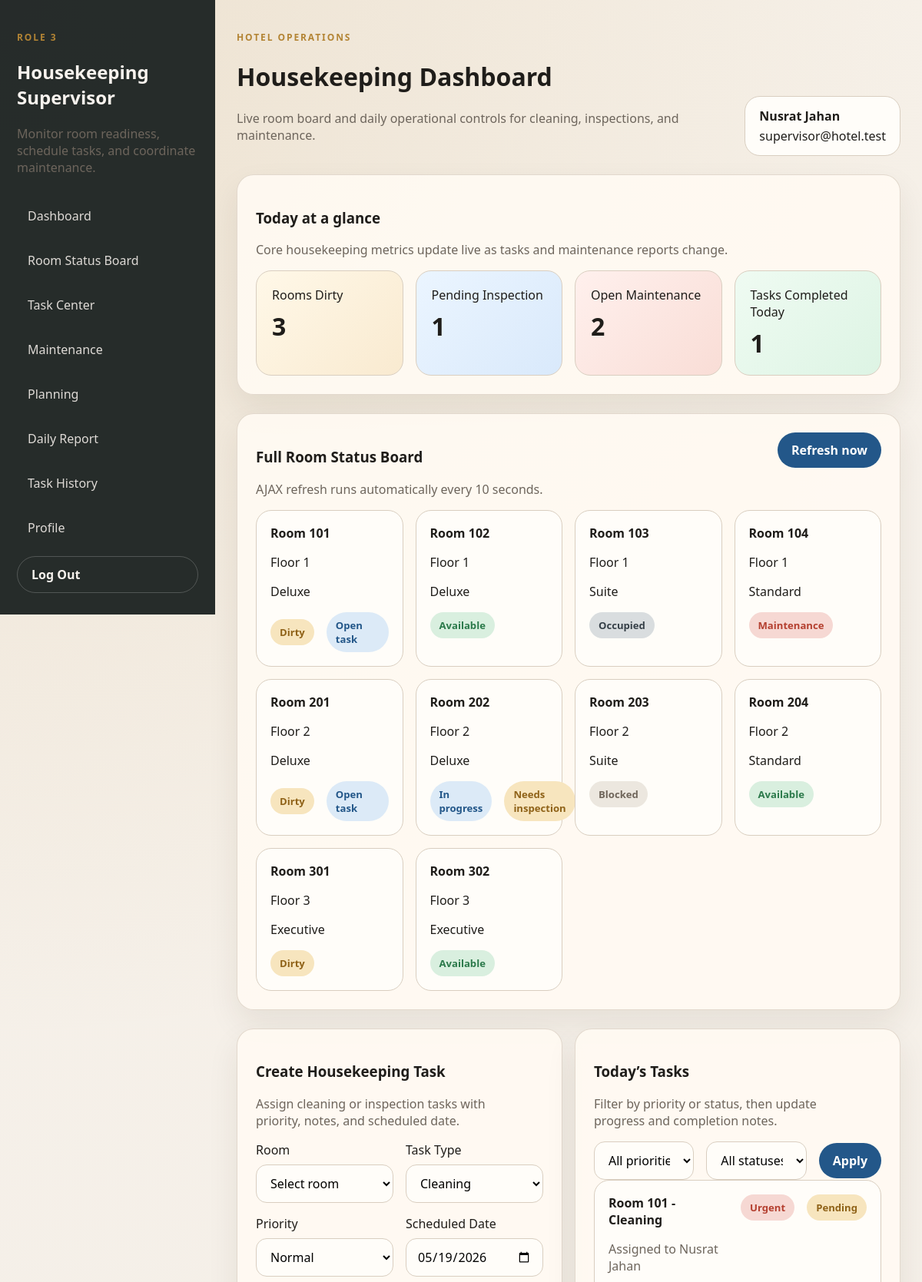
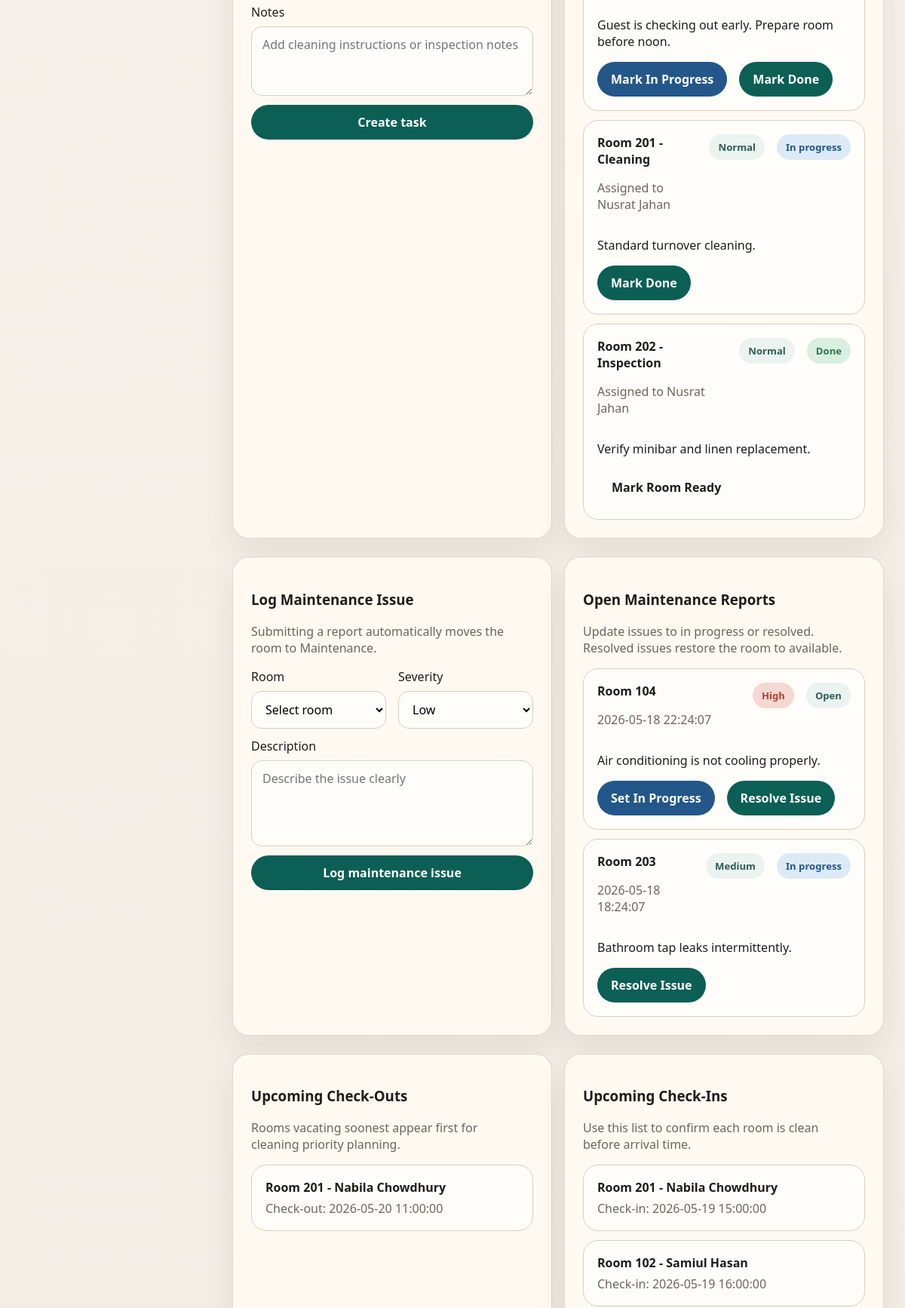
/dashboard.php (signed in, upper part), run on the app's committed database (2 pictures, top to bottom).
### tables this page shows
CREATE TABLE rooms (
    id INT UNSIGNED AUTO_INCREMENT PRIMARY KEY,
    room_type_id INT UNSIGNED NOT NULL,
    room_number VARCHAR(10) NOT NULL UNIQUE,
    floor INT NOT NULL,
    status ENUM('available', 'occupied', 'dirty', 'in_progress', 'maintenance', 'blocked') NOT NULL DEFAULT 'available',
    notes TEXT DEFAULT NULL,
    needs_inspection TINYINT(1) NOT NULL DEFAULT 0,
    last_ready_at DATETIME DEFAULT NULL,
    CONSTRAINT fk_rooms_type FOREIGN KEY (room_type_id) REFERENCES room_types(id) ON DELETE RESTRICT
);

CREATE TABLE room_types (
    id INT UNSIGNED AUTO_INCREMENT PRIMARY KEY,
    name VARCHAR(80) NOT NULL,
    description TEXT NOT NULL,
    price_per_night DECIMAL(10,2) NOT NULL,
    max_capacity INT UNSIGNED NOT NULL,
    thumbnail_path VARCHAR(255) DEFAULT NULL,
    amenities JSON DEFAULT NULL
);

CREATE TABLE housekeeping_tasks (
    id INT UNSIGNED AUTO_INCREMENT PRIMARY KEY,
    room_id INT UNSIGNED NOT NULL,
    assigned_to INT UNSIGNED DEFAULT NULL,
    task_type ENUM('cleaning', 'inspection', 'maintenance') NOT NULL,
    priority ENUM('normal', 'urgent') NOT NULL DEFAULT 'normal',
    status ENUM('pending', 'in_progress', 'done') NOT NULL DEFAULT 'pending',
    notes TEXT DEFAULT NULL,
    completion_notes TEXT DEFAULT NULL,
    scheduled_date DATE NOT NULL,
    created_at DATETIME NOT NULL DEFAULT CURRENT_TIMESTAMP,
    completed_at DATETIME DEFAULT NULL,
    completed_by INT UNSIGNED DEFAULT NULL,
    CONSTRAINT fk_tasks_room FOREIGN KEY (room_id) REFERENCES rooms(id) ON DELETE CASCADE,
    CONSTRAINT fk_tasks_assigned FOREIGN KEY (assigned_to) REFERENCES users(id) ON DELETE SET NULL,
    CONSTRAINT fk_tasks_completed FOREIGN KEY (completed_by) REFERENCES users(id) ON DELETE SET NULL
);

CREATE TABLE users (
    id INT UNSIGNED AUTO_INCREMENT PRIMARY KEY,
    name VARCHAR(120) NOT NULL,
    email VARCHAR(120) NOT NULL UNIQUE,
    password_hash VARCHAR(255) NOT NULL,
    phone VARCHAR(30) DEFAULT NULL,
    nationality VARCHAR(80) DEFAULT NULL,
    id_number VARCHAR(80) DEFAULT NULL,
    role ENUM('guest', 'receptionist', 'housekeeping', 'admin') NOT NULL,
    profile_pic VARCHAR(255) DEFAULT NULL,
    is_active TINYINT(1) NOT NULL DEFAULT 1,
    created_at TIMESTAMP DEFAULT CURRENT_TIMESTAMP
);

CREATE TABLE maintenance_reports (
    id INT UNSIGNED AUTO_INCREMENT PRIMARY KEY,
    room_id INT UNSIGNED NOT NULL,
    reported_by INT UNSIGNED DEFAULT NULL,
    description TEXT NOT NULL,
    severity ENUM('low', 'medium', 'high') NOT NULL DEFAULT 'low',
    status ENUM('open', 'in_progress', 'resolved') NOT NULL DEFAULT 'open',
    reported_at DATETIME NOT NULL DEFAULT CURRENT_TIMESTAMP,
    resolved_at DATETIME DEFAULT NULL,
    CONSTRAINT fk_maintenance_room FOREIGN KEY (room_id) REFERENCES rooms(id) ON DELETE CASCADE,
    CONSTRAINT fk_maintenance_reporter FOREIGN KEY (reported_by) REFERENCES users(id) ON DELETE SET NULL
);

CREATE TABLE bookings (
    id INT UNSIGNED AUTO_INCREMENT PRIMARY KEY,
    guest_id INT UNSIGNED NOT NULL,
    room_id INT UNSIGNED DEFAULT NULL,
    room_type_id INT UNSIGNED NOT NULL,
    checkin_date DATETIME NOT NULL,
    checkout_date DATETIME NOT NULL,
    num_guests INT UNSIGNED NOT NULL DEFAULT 1,
    total_price DECIMAL(10,2) NOT NULL DEFAULT 0,
    status ENUM('pending', 'confirmed', 'checked_in', 'checked_out', 'cancelled') NOT NULL DEFAULT 'pending',
    source ENUM('online', 'walk_in') NOT NULL DEFAULT 'online',
    created_at TIMESTAMP DEFAULT CURRENT_TIMESTAMP,
    CONSTRAINT fk_bookings_guest FOREIGN KEY (guest_id) REFERENCES users(id) ON DELETE CASCADE,
    CONSTRAINT fk_bookings_room FOREIGN KEY (room_id) REFERENCES rooms(id) ON DELETE SET NULL,
    CONSTRAINT fk_bookings_type FOREIGN KEY (room_type_id) REFERENCES room_types(id) ON DELETE RESTRICT
);

### dashboard.php (the view, shortened to what the rows shown need)
<?php
$pdo = db();
$rooms = fetch_room_board($pdo);
$tasks = fetch_today_tasks($pdo);
$maintenance = fetch_open_maintenance($pdo);
$upcoming = fetch_upcoming_activity($pdo);
$report = fetch_daily_report($pdo);
?>
<!DOCTYPE html>
<html lang="en">
<head>
    <link rel="stylesheet" href="assets/css/style.css">
</head>
<body>
    <div class="shell">
        <aside class="sidebar">
            <div>
                <h2>Housekeeping Supervisor</h2>
            </div>
        </aside>
        <main class="content">
            <header class="page-header">
                <div>
                    <h1>Housekeeping Dashboard</h1>
                </div>
            </header>
            <section id="room-board" class="card">
                <div class="room-board" id="roomBoard">
                    <?php foreach ($rooms as $room): ?>
                        <article class="room-tile">
                            <div class="room-title">
                                <strong>Room <?= htmlspecialchars($room['room_number']); ?></strong>
                                <span>Floor <?= htmlspecialchars((string) $room['floor']); ?></span>
                            </div>
                            <p><?= htmlspecialchars($room['type']); ?></p>
                            <div class="badge-row">
                                <span class="badge <?= status_badge_class($room['status']); ?>"><?= htmlspecialchars(task_status_label($room['status'])); ?></span>
                                <?php if ((int) $room['needs_inspection'] === 1): ?>
                                    <span class="badge warning">Needs inspection</span>
                                <?php endif; ?>
                                <?php if ((int) $room['has_open_task'] === 1): ?>
                                    <span class="badge info">Open task</span>
                                <?php endif; ?>
                            </div>
                        </article>
                    <?php endforeach; ?>
                </div>
            </section>
            <section id="task-center" class="grid-two">
                <div class="card">
                    <div id="taskList" class="stack-md">
                        <?php foreach ($tasks as $task): ?>
                            <article class="item-card">
                                <div class="item-head">
                                    <div>
                                        <strong>Room <?= htmlspecialchars($task['room_number']); ?> - <?= htmlspecialchars(ucfirst($task['task_type'])); ?></strong>
                                        <p class="muted">Assigned to <?= htmlspecialchars($task['assigned_to_name'] ?? 'Supervisor'); ?></p>
                                    </div>
                                    <div class="badge-row">
                                        <span class="badge <?= status_badge_class($task['priority']); ?>"><?= htmlspecialchars(ucfirst($task['priority'])); ?></span>
                                        <span class="badge <?= status_badge_class($task['status']); ?>"><?= htmlspecialchars(task_status_label($task['status'])); ?></span>
                                    </div>
                                </div>
                                <p><?= htmlspecialchars($task['notes']); ?></p>
                                <div class="action-row">
                                    <?php if ($task['status'] !== 'in_progress' && $task['status'] !== 'done'): ?>
                                        <button class="btn secondary js-task-status" data-id="<?= (int) $task['id']; ?>" data-status="in_progress">Mark In Progress</button>
                                    <?php endif; ?>
                                    <?php if ($task['status'] !== 'done'): ?>
                                        <button class="btn primary js-task-complete" data-id="<?= (int) $task['id']; ?>">Mark Done</button>
                                    <?php endif; ?>
                                    <?php if (room_can_be_ready($task)): ?>
                                        <button class="btn ghost js-room-ready" data-id="<?= (int) $task['id']; ?>">Mark Room Ready</button>
                                    <?php endif; ?>
                                </div>
                            </article>
                        <?php endforeach; ?>
                    </div>
                </div>
            </section>
            <section id="maintenance-center" class="grid-two">
                <div class="card">
                    <div id="maintenanceList" class="stack-md">
                        <?php foreach ($maintenance as $issue): ?>
                            <article class="item-card">
                                <div class="item-head">
                                    <div>
                                        <strong>Room <?= htmlspecialchars($issue['room_number']); ?></strong>
                                        <p class="muted"><?= htmlspecialchars($issue['reported_at']); ?></p>
                                    </div>
                                    <div class="badge-row">
                                        <span class="badge <?= status_badge_class($issue['severity']); ?>"><?= htmlspecialchars(ucfirst($issue['severity'])); ?></span>
                                        <span class="badge <?= status_badge_class($issue['status']); ?>"><?= htmlspecialchars(task_status_label($issue['status'])); ?></span>
                                    </div>
                                </div>
                                <p><?= htmlspecialchars($issue['description']); ?></p>
                                <div class="action-row">
                                    <?php if ($issue['status'] !== 'in_progress'): ?>
                                        <button class="btn secondary js-maint-status" data-id="<?= (int) $issue['id']; ?>" data-status="in_progress">Set In Progress</button>
                                    <?php endif; ?>
                                    <?php if ($issue['status'] !== 'resolved'): ?>
                                        <button class="btn primary js-maint-status" data-id="<?= (int) $issue['id']; ?>" data-status="resolved">Resolve Issue</button>
                                    <?php endif; ?>
                                </div>
                            </article>
                        <?php endforeach; ?>
                    </div>
                </div>
            </section>
            <section id="planning-center" class="grid-two">
                <div class="card">
                    <div id="checkoutList" class="stack-md">
                        <?php foreach ($upcoming['checkouts'] as $booking): ?>
                            <article class="item-card compact">
                                <strong>Room <?= htmlspecialchars($booking['room_number']); ?> - <?= htmlspecialchars($booking['guest_name']); ?></strong>
                                <p class="muted">Check-out: <?= htmlspecialchars($booking['checkout_at']); ?></p>
                            </article>
                        <?php endforeach; ?>
                    </div>
                </div>
                <div class="card">
                    <div id="checkinList" class="stack-md">
                        <?php foreach ($upcoming['checkins'] as $booking): ?>
                            <article class="item-card compact">
                                <strong>Room <?= htmlspecialchars($booking['room_number']); ?> - <?= htmlspecialchars($booking['guest_name']); ?></strong>
                                <p class="muted">Check-in: <?= htmlspecialchars($booking['checkin_at']); ?></p>
                            </article>
                        <?php endforeach; ?>
                    </div>
                </div>
            </section>
        </main>
    </div>
</body>
</html>

### data on the page
rooms: room_number "101", floor "1", room_type.name "Deluxe", status "Dirty", shows "Open task"
rooms: room_number "102", floor "1", room_type.name "Deluxe", status "Available"
rooms: room_number "103", floor "1", room_type.name "Suite", status "Occupied"
rooms: room_number "104", floor "1", room_type.name "Standard", status "Maintenance"
rooms: room_number "201", floor "2", room_type.name "Deluxe", status "Dirty", shows "Open task"
rooms: room_number "202", floor "2", room_type.name "Deluxe", status "In progress", needs_inspection "Needs inspection"
rooms: room_number "203", floor "2", room_type.name "Suite", status "Blocked"
rooms: room_number "204", floor "2", room_type.name "Standard", status "Available"
rooms: room_number "301", floor "3", room_type.name "Executive", status "Dirty"
rooms: room_number "302", floor "3", room_type.name "Executive", status "Available"
housekeeping_tasks: room.room_number "101", task_type "Cleaning", assigned_to.name "Nusrat Jahan", priority "Urgent", status "Pending", notes "Guest is checking out early. Prepare room before noon."
housekeeping_tasks: room.room_number "201", task_type "Cleaning", assigned_to.name "Nusrat Jahan", priority "Normal", status "In progress", notes "Standard turnover cleaning."
housekeeping_tasks: room.room_number "202", task_type "Inspection", assigned_to.name "Nusrat Jahan", priority "Normal", status "Done", notes "Verify minibar and linen replacement."
maintenance_reports: room.room_number "104", reported_at "2026-05-18 22:24:07", severity "High", status "Open", description "Air conditioning is not cooling properly."
maintenance_reports: room.room_number "203", reported_at "2026-05-18 18:24:07", severity "Medium", status "In progress", description "Bathroom tap leaks intermittently."
bookings: room.room_number "201", guest.name "Nabila Chowdhury", checkout_date "2026-05-20 11:00:00", checkin_date "2026-05-19 15:00:00"
bookings: room.room_number "102", guest.name "Samiul Hasan", checkin_date "2026-05-19 16:00:00"

### other printed values
$user['full_name'] "Nusrat Jahan"
$user['email'] "supervisor@hotel.test"
$stats['dirty_rooms'] "3"
$stats['pending_inspection'] "1"
$stats['open_maintenance'] "2"
$stats['tasks_completed_today'] "1"
